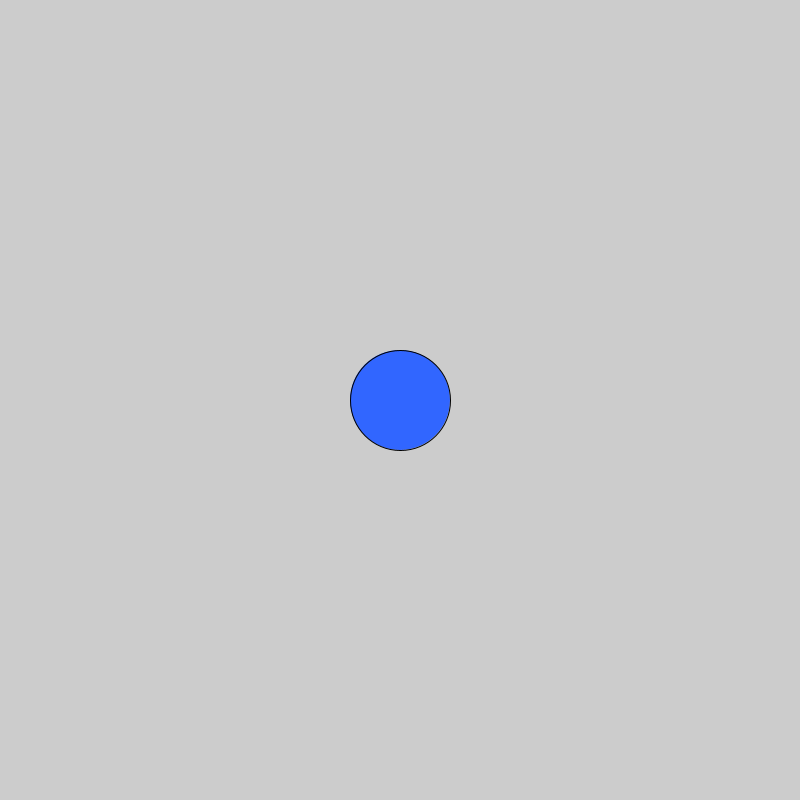
Frame 1 (no input)
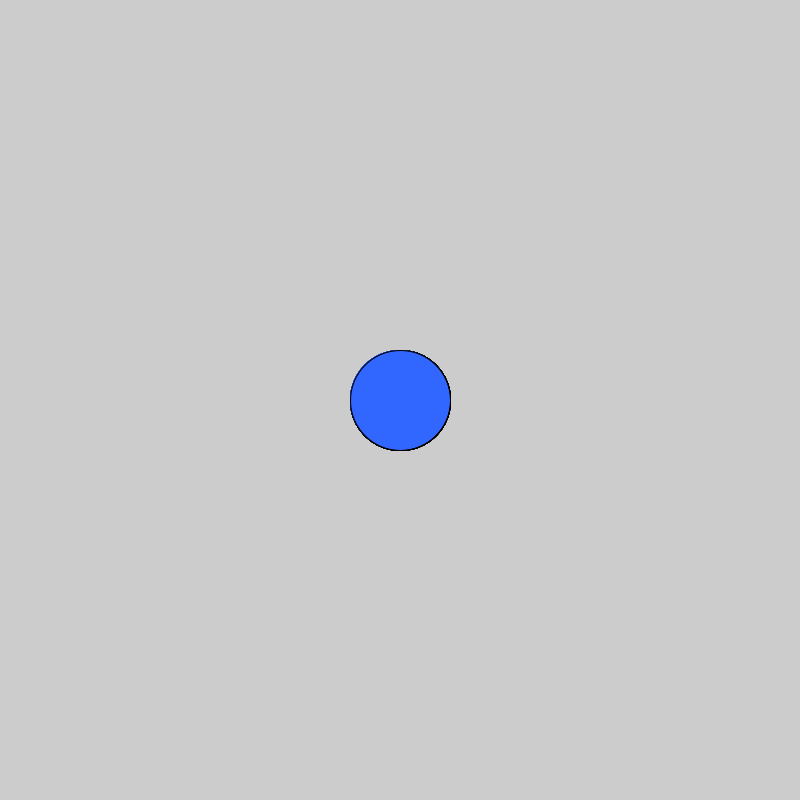
Frame 60 (the mouse pressed at the canvas centre just before this capture)
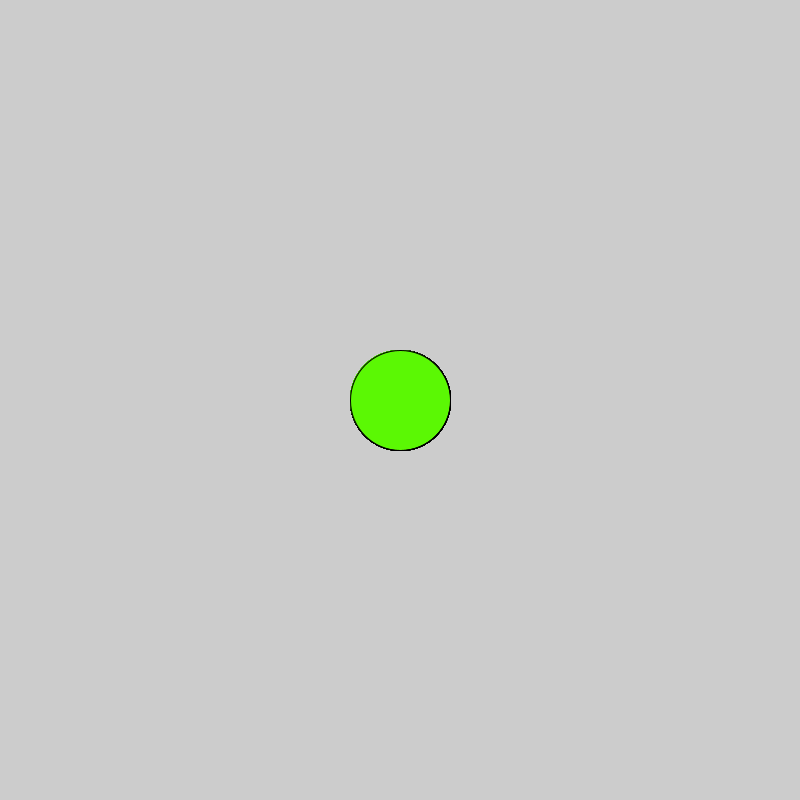
Frame 120 (the mouse held since frame 60 and released just before this capture)

The Processing sketch that drew these frames (run headless with seeded random() and noise(); from frame 60 on, the mouse is pressed at the canvas centre):

// Processing sketch: LogicalDot
// ── LogicalDot.pde
void setup(){
  size(800,800);

}
void draw() {
   int x = 400;
  int y = 400;
  if (mousePressed) {
   fill(#5BF804);
  } else {
    fill(#3166FF);
  }
  
  ellipse(x,y,100,100);
}
